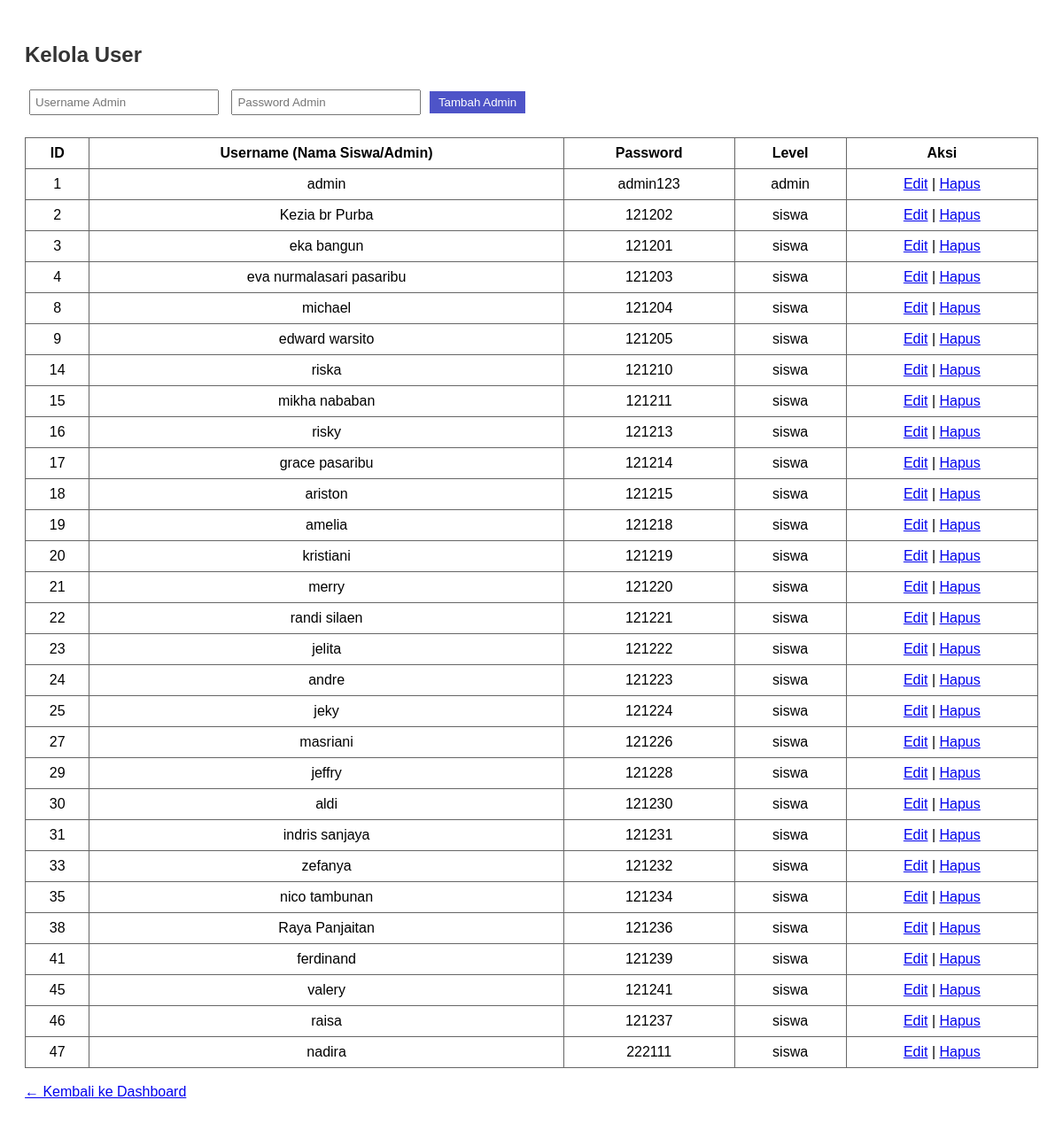
Page /admin/kelola_user.php (signed in) on the committed database.
### tables this page shows
CREATE TABLE `users` (
  `id` int(11) NOT NULL,
  `username` varchar(50) DEFAULT NULL,
  `password` varchar(100) DEFAULT NULL,
  `level` enum('admin','siswa') DEFAULT NULL,
  `plain_password` varchar(255) DEFAULT NULL
);

### admin/kelola_user.php (the view, shortened to what this page needs)
<?php
include '../config/koneksi.php';
$edit_mode = false;
$edit_data = null;
$users = mysqli_query($koneksi, "SELECT * FROM users ORDER BY id ASC");
?>
<!DOCTYPE html>
<html lang="id">
<head>
</head>
<body>
    <h2>Kelola User</h2>
    <form method="POST">
        <?php if ($edit_mode): ?>
            <input type="hidden" name="id" value="<?= $edit_data['id'] ?>">
            <input type="text" name="username" placeholder="Username" value="<?= $edit_data['username'] ?>" required>
            <input type="password" name="password" placeholder="Password (biarkan kosong jika tidak diubah)">
            <select name="level" required>
                <option value="admin" <?= $edit_data['level'] == 'admin' ? 'selected' : '' ?>>Admin</option>
                <option value="siswa" <?= $edit_data['level'] == 'siswa' ? 'selected' : '' ?>>Siswa</option>
            </select>
            <button class="btn" type="submit" name="update">Simpan Perubahan</button>
            <a class="btn" href="kelola_user.php" style="background:#888;">Batal</a>
        <?php else: ?>
            <input type="text" name="username" placeholder="Username Admin" required>
            <input type="password" name="password" placeholder="Password Admin" required>
            <button class="btn" type="submit" name="tambah">Tambah Admin</button>
        <?php endif; ?>
    </form>
    <table>
        <thead>
            <tr>
                <th>ID</th>
                <th>Username (Nama Siswa/Admin)</th>
                <th>Password</th>
                <th>Level</th>
                <th>Aksi</th>
            </tr>
        </thead>
        <tbody>
            <?php while ($row = mysqli_fetch_assoc($users)): ?>
                <tr>
                    <td><?= $row['id']; ?></td>
                    <td><?= htmlspecialchars($row['username']) ?></td>
                    <td><?= htmlspecialchars($row['plain_password']) ?></td>
                    <td><?= $row['level'] ?></td>
                    <td>
                        <a href="?edit=<?= $row['id'] ?>">Edit</a> |
                        <a href="?hapus=<?= $row['id'] ?>" onclick="return confirm('Yakin ingin hapus user ini?')">Hapus</a>
                    </td>
                </tr>
            <?php endwhile; ?>
        </tbody>
    </table>
    <br>
    <a href="dashboard.php">← Kembali ke Dashboard</a>
</body>
</html>

### admin/kelola_user.php (style rules this page uses)
body { font-family: Arial, sans-serif; padding: 20px; }
table { width: 100%; border-collapse: collapse; margin-top: 20px; }
th, td { border: 1px solid #666; padding: 8px; text-align: center; }
h2 { color: #333; }
form { margin-top: 20px; }
input, select { padding: 5px; margin: 5px; width: 200px; }
.btn { padding: 5px 10px; background: #4e54c8; color: #fff; border: none; cursor: pointer; }

### rows in the picture
users: id "1", username "admin", plain_password "admin123", level "admin"
users: id "2", username "Kezia br Purba", plain_password "121202", level "siswa"
users: id "3", username "eka bangun", plain_password "121201", level "siswa"
users: id "4", username "eva nurmalasari pasaribu", plain_password "121203", level "siswa"
users: id "8", username "michael", plain_password "121204", level "siswa"
users: id "9", username "edward warsito", plain_password "121205", level "siswa"
users: id "14", username "riska", plain_password "121210", level "siswa"
users: id "15", username "mikha nababan", plain_password "121211", level "siswa"
users: id "16", username "risky", plain_password "121213", level "siswa"
users: id "17", username "grace pasaribu", plain_password "121214", level "siswa"
users: id "18", username "ariston", plain_password "121215", level "siswa"
users: id "19", username "amelia", plain_password "121218", level "siswa"
users: id "20", username "kristiani", plain_password "121219", level "siswa"
users: id "21", username "merry", plain_password "121220", level "siswa"
users: id "22", username "randi silaen", plain_password "121221", level "siswa"
users: id "23", username "jelita", plain_password "121222", level "siswa"
users: id "24", username "andre", plain_password "121223", level "siswa"
users: id "25", username "jeky", plain_password "121224", level "siswa"
users: id "27", username "masriani", plain_password "121226", level "siswa"
users: id "29", username "jeffry", plain_password "121228", level "siswa"
users: id "30", username "aldi", plain_password "121230", level "siswa"
users: id "31", username "indris sanjaya", plain_password "121231", level "siswa"
users: id "33", username "zefanya", plain_password "121232", level "siswa"
users: id "35", username "nico tambunan", plain_password "121234", level "siswa"
users: id "38", username "Raya Panjaitan", plain_password "121236", level "siswa"
users: id "41", username "ferdinand", plain_password "121239", level "siswa"
users: id "45", username "valery", plain_password "121241", level "siswa"
users: id "46", username "raisa", plain_password "121237", level "siswa"
users: id "47", username "nadira", plain_password "222111", level "siswa"
